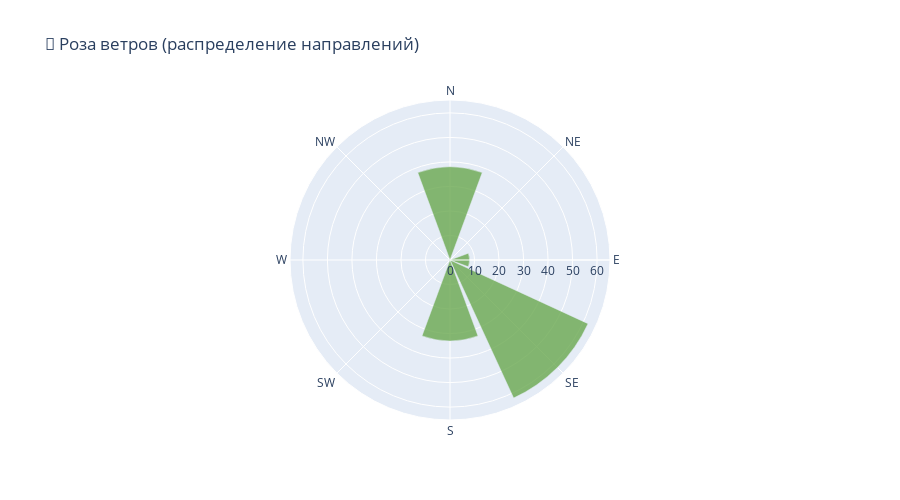

Notebook code for this chart:
### Markdown cell above
## 💨 Анализ ветра

### Code cell
# Распределение направлений ветра (роза ветров)
wind_counts = df['wind_direction'].value_counts()

# Порядок направлений для корректного отображения
directions_order = ['N', 'NE', 'E', 'SE', 'S', 'SW', 'W', 'NW']
wind_counts = wind_counts.reindex(directions_order).fillna(0)

fig = go.Figure()
fig.add_trace(go.Barpolar(
    r=wind_counts.values,
    theta=directions_order,
    marker_color='rgb(106, 168, 79)',
    opacity=0.8
))

fig.update_layout(
    title='🧭 Роза ветров (распределение направлений)',
    polar=dict(
        radialaxis=dict(visible=True),
        angularaxis=dict(direction='clockwise')
    ),
    height=500
)
fig.show()

### Figure 1 — Plotly figure (JSON) as saved in the notebook; plotly's stock layout.template omitted (floating-point values rounded to 4 significant figures)
{"data": [{"marker": {"color": "rgb(106, 168, 79)"}, "opacity": 0.8, "r": [38.0, 0.0, 8.0, 62.0, 33.0, 0.0, 0.0, 0.0], "theta": ["N", "NE", "E", "SE", "S", "SW", "W", "NW"], "type": "barpolar"}], "layout": {"height": 500, "polar": {"angularaxis": {"direction": "clockwise"}, "radialaxis": {"visible": true}}, "title": {"text": "🧭 Роза ветров (распределение направлений)"}}}
